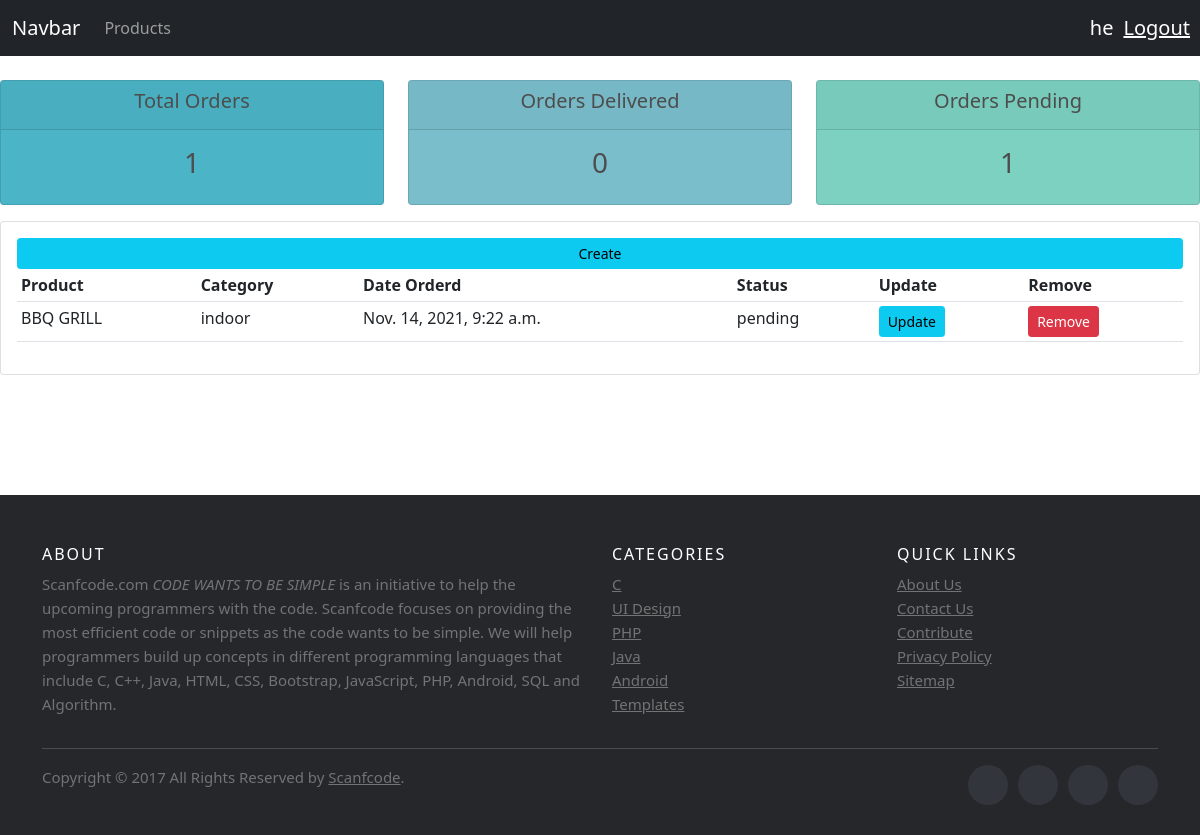
The app's page /users/ (signed in) with its own data.
### accounts/models.py (models this page shows, shortened)
class Order(models.Model):
    STATUS=(
        ('pending',"pending"),
        ('out of delivery',"out of delivery"),
        ('delivered',"delivered"),
    )
    customer=models.ForeignKey(Customer,null=True, on_delete=models.SET_NULL)
    product=models.ForeignKey(Product,null=True, on_delete=models.SET_NULL)
    date_ordered= models.DateTimeField(auto_now_add=True, null=True)
    status=models.CharField(max_length=200,choices=STATUS)

class Product(models.Model):
    CATEGORY=(
        ('indoor',"indoor"),
        ('outdoor',"outdoor"),
    )
    name= models.CharField(max_length=200, null=True)
    price= models.FloatField(null=True)
    category=models.CharField(max_length=200, null=True, choices=CATEGORY)
    date_ordered= models.DateTimeField(auto_now_add=True, null=True)
    tag=models.ManyToManyField(Tag)
    def __str__(self):
        return self.name or ''

### accounts/decorators.py (the view)
        def wrapper_func(request,*args, **kwargs):
            group= None
            if request.user.groups.exists():
                group = request.user.groups.all()[0].name
            if group in allowd:
                return view_func(request,*args, **kwargs)
            else:
               return HttpResponse("Your're restricted to view this page")

### accounts/views.py (called while the page is built)
@login_required(login_url=('login'))
@allowed_users(allowd=['customer'])
def users_profile(request):
    order=Order.objects.all()
    orders= request.user.customer.order_set.all()
    total_orders=orders.count()
    delivered=orders.filter(status="delivered").count()
    pending=orders.filter(status="pending").count()
    context={'orders':orders,
    "total_orders":total_orders,
    "pending":pending,
    'order':order,
    "delivered":delivered
    }
    return render(request,"usersprofile.html",context)

### accounts/templates/usersprofile.html
{% extends 'main.html' %}
{% block content %}
{% include 'status.html' %}
<div class="row">
	<div class="col-md">
		<div class="card card-body">
			<a class="btn btn-sm btn-info" href="{% url 'customer_order'  %}">Create</a>
			<table class="table table-sm">
				<tr>
					<th>Product</th>
					<th>Category</th>
					<th>Date Orderd</th>
					<th>Status</th>
					<th>Update</th>
					<th>Remove</th>
				</tr>
				{% for order in orders %}
					<tr>
						<td>{{order.product}}</td>
						<td>{{order.product.category}}</td>
						<td>{{order.date_ordered}}</td>
						<td>{{order.status}}</td>
						<td><a class="btn btn-sm btn-info" href="{% url 'update_order' order.id %}">Update</a></td>
					<td><a class="btn btn-sm btn-danger" href="{% url 'delete_order' order.id %}">Remove</a></td>
					</tr>
				{% endfor %}
			</table>
		</div>
	</div>
</div>
{% endblock %}

### accounts/templates/navbar.html (shortened to what this page needs)
<nav class="navbar navbar-expand-lg navbar-dark bg-dark">
    <div class="container-fluid">
      <a class="navbar-brand" href="/">Navbar</a>
      <div class="collapse navbar-collapse" id="navbarNav">
        <ul class="navbar-nav">
          {% if request.user.is_staff %}
          <li class="nav-item">
            <a class="nav-link" href="{% url 'home' %}">Dashboard</a>
          </li>
          <li class="nav-item">
            <a class="nav-link" href="{% url 'products' %}">Products</a>
          </li>
          {% else %}
          <li class="nav-item">
            <a class="nav-link" href="{% url 'setting' %}">Products</a>
          </li>
          {% endif %}
        </ul>
      </div>
    </div>
    <span class="hell-msg">{{request.user}}</span>
    <span><a  class="hell-msg" href="{% url 'logout' %}">Logout</a></span>
  </nav>

### static/css/main.css (style rules this page uses)
body { background-color: #ebeff5; }
body { background-color: hsl(0, 0%, 98%); }
.bg-dark { background-color: #4f868c!important; }
.btn { border-radius: 0; }

### accounts/templates/navbar.html (style rules this page uses)
.hell-msg { font-size: 20px; color: #fff; margin-right:10px; }

### records on screen
Order: product "BBQ GRILL", product.category "indoor", date_ordered "Nov. 14, 2021, 9:22 a.m.", status "pending"

### other values on screen
{{ request.user }} "he"
{{ total_orders }} "1"
{{ delivered }} "0"
{{ pending }} "1"
